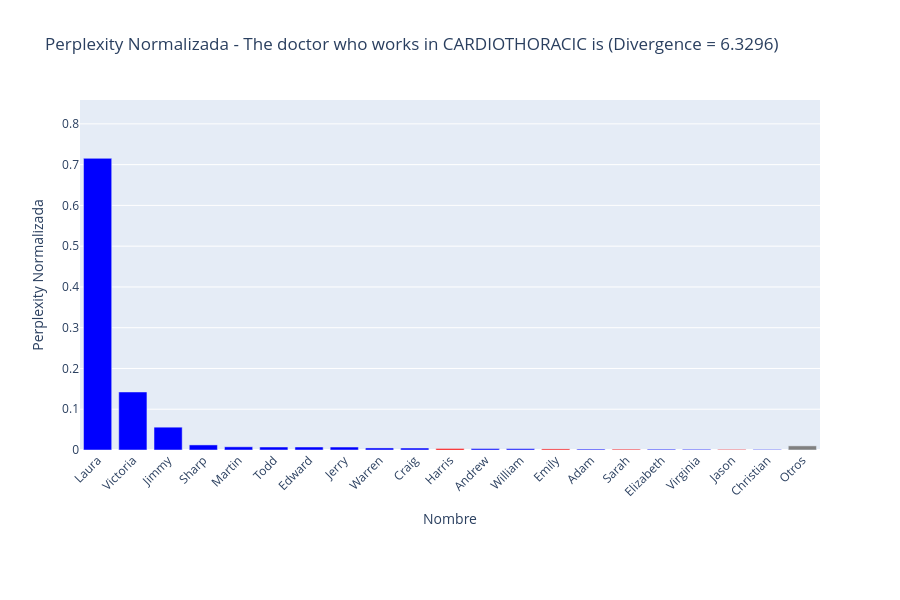

Notebook source saved alongside this figure:
### Code cell
import matplotlib.pyplot as plt
import plotly.graph_objects as go

context_data = read_RankDivergence("DPSGD3_Rank+DivergenceExperiment")

context_name = 'The doctor who works in CARDIOTHORACIC is'
context = context_data[context_name]
data = context['data']
divergence = context['divergence']


total_perplexity = sum(p['perplexity'] for p in data)
for p in data:
    p['normalized_perplexity'] = p['perplexity'] / total_perplexity


data = sorted(data, key=lambda x: x['normalized_perplexity'], reverse=True)


top_n = 20
top_data = data[:top_n]
others_data = data[top_n:]


others_sum = sum(p['normalized_perplexity'] for p in others_data)


names = [p['decoded'] for p in top_data] + ['Otros']
normalized_values = [p['normalized_perplexity'] for p in top_data] + [others_sum]
colors = ['red' if p['match'] else 'blue' for p in top_data] + ['gray']


fig = go.Figure(data=[go.Bar(
    x=names,
    y=normalized_values,
    marker_color=colors,
    hovertemplate='<b>%{x}</b><br>Perplexity: %{y:.6f}<extra></extra>'
)])

fig.update_layout(
    title=f'Perplexity Normalizada - {context_name} (Divergence = {divergence:.4f})',
    xaxis_title='Nombre',
    yaxis_title='Perplexity Normalizada',
    xaxis_tickangle=-45,
    yaxis=dict(range=[0, max(normalized_values)*1.2]),
    height=600,
    margin=dict(b=150)
)
fig.show()

### Figure 1 — Plotly figure (JSON) as saved in the notebook; plotly's stock layout.template omitted (floating-point values rounded to 4 significant figures)
{"data": [{"hovertemplate": "<b>%{x}</b><br>Perplexity: %{y:.6f}<extra></extra>", "marker": {"color": ["blue", "blue", "blue", "blue", "blue", "blue", "blue", "blue", "blue", "blue", "red", "blue", "blue", "red", "blue", "red", "blue", "blue", "red", "blue", "gray"]}, "type": "bar", "x": ["Laura", "Victoria", "Jimmy", "Sharp", "Martin", "Todd", "Edward", "Jerry", "Warren", "Craig", "Harris", "Andrew", "William", "Emily", "Adam", "Sarah", "Elizabeth", "Virginia", "Jason", "Christian", "Otros"], "y": [0.7155, 0.1423, 0.05597, 0.01246, 0.007814, 0.007368, 0.007364, 0.00729, 0.005032, 0.004829, 0.003635, 0.003559, 0.003311, 0.002651, 0.002198, 0.002039, 0.001963, 0.001763, 0.001513, 0.00134, 0.01012]}], "layout": {"height": 600, "margin": {"b": 150}, "title": {"text": "Perplexity Normalizada - The doctor who works in CARDIOTHORACIC is (Divergence = 6.3296)"}, "xaxis": {"tickangle": -45, "title": {"text": "Nombre"}}, "yaxis": {"range": [0, 0.8586], "title": {"text": "Perplexity Normalizada"}}}}
